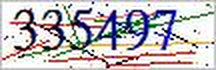
#> input picture hw2/images/335497.png, 216 x 70 px
$ jupyter execute --allow-errors demo.ipynb
#> lines starting #> are read from the running program, lines starting #| are printed output that depends on the picture; after the words box and inside, x2 and y2 are one past the last pixel; in counts of white or black regions, pixels touching at a corner belong together
### hw2/morphology.py
# E24104294
from numpy import array, zeros_like, ones, zeros
from numpy import abs, max, min
from numpy import float32, uint8
#--- import the above object/funcs, only. ---#
#!!! Import others package is forbidden.  !!!#

def my_padding(img:array, size:int, mode:int, value=None):
    # Input array size must be the same with output array.
    # mode == 0 => outside or value
    # mode == 1 => 0
    # mode == 2 => 1
    # mode == 3 => mirror
    # mode == 4 => repeat
    if isinstance(size, int):
        ph = pw = size
    else:
        ph, pw = size

    H, W = img.shape
    outH, outW = H + 2 * ph, W + 2 * pw

    # 先依照 mode 建立整張輸出矩陣
    if mode == 0:
        pad_val = 0 if value is None else value
        padded = ones((outH, outW), dtype=img.dtype) * pad_val
    elif mode == 1:
        padded = zeros((outH, outW), dtype=img.dtype)        # 全 0
    elif mode == 2:
        padded = ones((outH, outW), dtype=img.dtype)         # 全 1
    else:
        padded = zeros((outH, outW), dtype=img.dtype)        # mirror / repeat 先清空

    # 先把原圖貼進中央
    padded[ph:ph + H, pw:pw + W] = img

    # mirror padding
    if mode == 3:
        # 上、下
        for i in range(ph):
            padded[i, pw:pw + W] = img[ph - i - 1, :] if i < H else img[0, :]
            padded[outH - i - 1, pw:pw + W] = img[H - (ph - i), :] if i < H else img[-1, :]

        # 左、右（含角落）
        for j in range(pw):
            padded[:, j] = padded[:, 2 * pw - j]             # 左
            padded[:, outW - j - 1] = padded[:, outW - 2 * pw + j - 1]  # 右

    # repeat padding（edge‑replicate）
    elif mode == 4:
        # 上下
        padded[:ph, pw:pw + W] = img[0:1, :].repeat(ph, axis=0)
        padded[ph + H:, pw:pw + W] = img[-1:, :].repeat(ph, axis=0)
        # 左右 + 四個角
        padded[:, :pw] = padded[:, pw:pw + 1].repeat(pw, axis=1)
        padded[:, pw + W:] = padded[:, pw + W - 1:pw + W].repeat(pw, axis=1)

    return padded
    return result

#### Problem 1
def dilation(img:array, kernel:array):
    # Input array size must be the same with output array.
    kh, kw = kernel.shape
    ph, pw = kh // 2, kw // 2
    padded = my_padding(img, (ph, pw), mode=1)          # zero‑padding
    H, W = img.shape
    out = zeros_like(img)

    for y in range(H):
        for x in range(W):
            window = padded[y:y + kh, x:x + kw] * kernel
            out[y, x] = max(window)                     # numpy.max 已在 import
    return out


def erosion(img:array, kernel:array):
    # Input array size must be the same with output array.
    kh, kw = kernel.shape
    ph, pw = kh // 2, kw // 2
    padded = my_padding(img, (ph, pw), mode=1)
    H, W = img.shape
    out = zeros_like(img)

    for y in range(H):
        for x in range(W):
            window = padded[y:y + kh, x:x + kw]
            # 只考慮 kernel==1 的位置
            vals = [window[i, j] for i in range(kh) for j in range(kw) if kernel[i, j]]
            out[y, x] = min(vals) if vals else 0
    return out

#### Problem 2
def opening(img:array, kernel:array):
    # Input array size must be the same with output array.
    eroded  = erosion(img, kernel)
    opened  = dilation(eroded, kernel)
    return opened

def closing(img:array, kernel:array):
    # Input array size must be the same with output array.
    dilated = dilation(img, kernel)
    closed  = erosion(dilated, kernel)
    return closed

# [22 lines that do not run on import are left out]

### hw2/filtering.py
# E24104294
from numpy import array, zeros_like, ones, zeros
from numpy import abs, max, min
from numpy import float32, uint8, fft
#--- import the above object/funcs, only. ---#
#!!! Import others package is forbidden.  !!!#

#### Problem 1
def my_padding(input:array, size:int, mode:int, value=None):
    # Input array size must be the same with output array.
    # mode == 0 => outside or value
    # mode == 1 => 0
    # mode == 2 => 1
    # mode == 3 => mirror
    # mode == 4 => repeat
    ph, pw = (size, size) if isinstance(size, int) else size
    H, W   = input.shape
    outH, outW = H + 2*ph, W + 2*pw

    if   mode == 0:
        pad_val = 0 if value is None else value
        padded  = ones((outH, outW), dtype=input.dtype) * pad_val
    elif mode == 1:
        padded  = zeros((outH, outW), dtype=input.dtype)
    elif mode == 2:
        padded  = ones((outH, outW),  dtype=input.dtype)
    else:                               # mirror / repeat ─ 先留空
        padded  = zeros((outH, outW),  dtype=input.dtype)

    padded[ph:ph+H, pw:pw+W] = input           # 先把原圖貼上去

    if mode == 3:                              # mirror
        for i in range(ph):
            padded[i,           pw:pw+W] = input[ph-i-1 if i < H else 0,  :]
            padded[outH-i-1,    pw:pw+W] = input[H-(ph-i) if i < H else H-1, :]
        for j in range(pw):
            padded[:, j]            = padded[:, 2*pw-j]
            padded[:, outW-j-1]     = padded[:, outW-2*pw+j-1]
    elif mode == 4:                            # repeat edge
        padded[:ph,        pw:pw+W] = input[0:1, :].repeat(ph, axis=0)
        padded[ph+H:,      pw:pw+W] = input[-1:, :].repeat(ph, axis=0)
        padded[:, :pw]              = padded[:, pw:pw+1].repeat(pw, axis=1)
        padded[:, pw+W:]            = padded[:, pw+W-1:pw+W].repeat(pw, axis=1)

    return padded


def my_2d_conv(image:array, kernal:array):
    kh, kw = kernal.shape
    ph, pw = kh // 2, kw // 2
    padded = my_padding(image, (ph, pw), mode=0)
    H, W   = image.shape
    out    = zeros_like(image, dtype=float32)

    for y in range(H):
        for x in range(W):
            window      = padded[y:y+kh, x:x+kw]
            out[y, x]   = (window * kernal).sum()
    return out

#### Problem 2
def spatialdomain_filtering(image:array, kernel:array):
    # Input array size must be the same with output array.
    return my_2d_conv(image.astype(float32), kernel.astype(float32))

def freqencydomain_filtering(image:array, kernel:array):
    # Input array size must be the same with output array.
    H, W  = image.shape
    kh, kw = kernel.shape

    pad_ker           = zeros_like(image, dtype=float32)
    pad_ker[:kh, :kw] = kernel.astype(float32)
    pad_ker           = fft.ifftshift(pad_ker)          # 使 kernel 中心對齊 (0,0)

    F_img    = fft.fft2(image.astype(float32))
    F_kernel = fft.fft2(pad_ker)
    F_out    = F_img * F_kernel

    result = fft.ifft2(F_out).real
    return result.astype(float32), F_img, F_kernel

# [13 lines left out: function spatial_hybrid_imaging, not called in this run]

def freq_hybrid_imaging(for_lowpass:array, for_highpass:array, kernel=None):
    # Input array size must be the same with output array.
    ############################################
    # kernel should be imported from outside,
    # or defined by yourself if we don't specify
    ############################################
    if kernel is None:
        kernel = ones((9, 9), dtype=float32) / 81.0
    low, _, _  = freqencydomain_filtering(for_lowpass,  kernel)
    blur, _, _ = freqencydomain_filtering(for_highpass, kernel)
    high   = for_highpass.astype(float32) - blur
    hybrid = low + high
    return hybrid.astype(float32), low.astype(float32), high.astype(float32)

### hw2/denoising.py
# E24104294
from numpy import array, zeros_like, ones, zeros
from numpy import abs, max, min
from numpy import fft, float32, uint8
from filtering import *
from morphology import *
# --- import the above object/funcs, only. ---#
# !!! Import others package is forbidden.  !!!#

def denoising_func(img:array):
    # Input array size must be the same with output array.
    kernel = ones((3, 3), dtype=float32) / 9.0
    return spatialdomain_filtering(img, kernel).astype(uint8)

def deSaltPepper_func(img:array):
    # Input array size must be the same with output array.
    k = ones((3, 3), dtype=uint8)
    cleaned = opening(img, k)
    cleaned = closing(cleaned, k)
    return cleaned

### hw2/demo.ipynb
# Image Processing HW2 Demo Srcript

## 1. Morphological Image Processing

[cell 1]
from PIL import Image
import matplotlib.pyplot as plt
import numpy as np

import cv2
# ------------------------------
from morphology import *

[cell 2]
### Usage ###
def load_binary_image(path, threshold=128):
#> called with path = 'images/335497.png', threshold = 128
    image = cv2.imread(path)
#> image is the input picture: shape (70, 216, 3); mean B, G, R 191, 188.5, 193.7
    gray_image = cv2.cvtColor(image, cv2.COLOR_BGR2GRAY)
    gray_image = cv2.medianBlur(gray_image, 1)
    # 2. 應用自適應閾值進行二值化
    binary_image = cv2.adaptiveThreshold(gray_image, 255,
                                         cv2.ADAPTIVE_THRESH_GAUSSIAN_C,
                                         cv2.THRESH_BINARY_INV,
                                        91, 22)
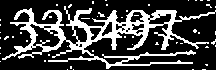
#> binary_image: shape (70, 216); 25.9% white; 53 white regions (52 under 20 px), largest, box (x1, y1, x2, y2) and area: (2, 6, 216, 69) 3684
#> in my_padding, `padded[ph:ph + H, pw:pw + W] = img`: padded: shape (72, 218); 24.9% white; 53 white regions (52 under 20 px), largest, box (x1, y1, x2, y2) and area: (3, 7, 217, 70) 3684
#> after the loop in dilation, `for y in range(H):`: out: shape (70, 216); 47.7% white; 27 white regions (20 under 20 px), largest, box (x1, y1, x2, y2) and area: (0, 3, 216, 70) 6807, (192, 28, 201, 35) 46, (205, 3, 213, 9) 35
#> after the loop in erosion, `for y in range(H):`: out: shape (70, 216); 6.6% white in thin lines or dots, all inside (x1, y1, x2, y2) = (15, 9, 195, 68)
#> in my_padding (call 4), `padded[ph:ph + H, pw:pw + W] = img`: padded: shape (72, 218); 6.3% white in thin lines or dots, all inside (x1, y1, x2, y2) = (16, 10, 196, 69)
#> after the loop in dilation (call 2), `for y in range(H):`: out: shape (70, 216); 16.2% white; 33 white regions (20 under 20 px), largest, box (x1, y1, x2, y2) and area: (70, 8, 92, 53) 383, (14, 9, 36, 53) 362, (152, 10, 176, 50) 303
#> in my_padding (call 6), `padded[ph:ph + H, pw:pw + W] = img`: padded: shape (72, 218); 45.9% white; 27 white regions (20 under 20 px), largest, box (x1, y1, x2, y2) and area: (1, 4, 217, 71) 6807, (193, 29, 202, 36) 46, (206, 4, 214, 10) 35
#> after the loop in erosion (call 3), `for y in range(H):`: out: shape (70, 216); 28.5% white; 16 white regions (14 under 20 px), largest, box (x1, y1, x2, y2) and area: (2, 4, 215, 69) 4194, (97, 12, 105, 17) 25
    return binary_image
### Usage ###

[cell 3]
# 主程式流程
def show_results(original, dilated, eroded, opened, closed):
    titles = ['Original', 'Dilation', 'Erosion', 'Opening', 'Closing']
    images = [original, dilated, eroded, opened, closed]
    plt.figure(figsize=(15, 5))
    for i in range(5):
        plt.subplot(1, 5, i + 1)
        plt.imshow(images[i], cmap='gray')
        plt.title(titles[i])
        plt.axis('off')
    plt.tight_layout()
    plt.show()
if __name__ == "__main__":
    kernel = array([
        [1, 1, 1],
        [1, 1, 1],
        [1, 1, 1]
    ])
    path = 'images/335497.png'  # yours
    binary = load_binary_image(path)
    dilated = dilation(binary, kernel)  # Usage
    eroded = erosion(binary, kernel)    # Usage
    opened = opening(binary, kernel)    # Usage
    closed = closing(binary, kernel)    # Usage
    show_results(binary, dilated, eroded, opened, closed)

## 2. Filtering

[cell 4]
import numpy as np
import matplotlib.pyplot as plt
from PIL import Image
# -----------------------------
from filtering import *

[cell 5]
### Usage ####
def gaussian_kernel(size=50, sigma=1.0):
    ax = np.linspace(-(size // 2), size // 2, size)
    xx, yy = np.meshgrid(ax, ax)
    kernel = np.exp(-(xx**2 + yy**2) / (2.0 * sigma**2))
    return kernel / np.sum(kernel)
### Usage ####

### 2.1 Basic Filtering

[cell 6]
# Step 1: read
img = Image.open("images/cat.jpg").convert("L")
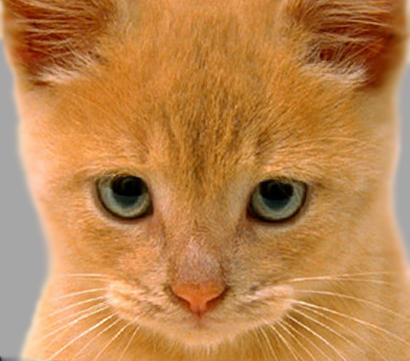
#> input picture hw2/images/cat.jpg, 410 x 361 px
img_array = np.array(img)                                   # Usage


# Step 2:
kernel = np.array([[-2, -2, -2],
                   [ -2, -2, -2],
                   [ -2, -2, -2]])
kernel = gaussian_kernel(10, 5.0)
kernel = np.flipud(np.fliplr(kernel))

# Step 3: Filtering
## spatial domain
spatial_filtered = spatialdomain_filtering(img_array, kernel)                   # Usage
#> after the loop in my_2d_conv, `for y in range(H):`:
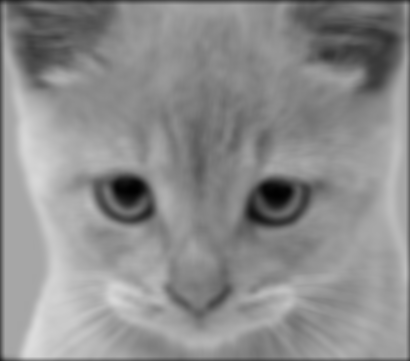
#> out: shape (361, 410) float32; min 1.02, max 220.8, mean 141
## frequency domain
freq_filtered, F_img, F_kernel = freqencydomain_filtering(img_array, kernel)    # Usage


# magnitude
magnitude_img = np.log1p(np.abs((F_img)))
magnitude_kernel = np.log1p(np.abs((F_kernel)))
magnitude_filtered = np.log1p(np.abs((F_img * F_kernel)))


# Step 4: plot
plt.figure(figsize=(18, 10))

plt.subplot(3, 3, 1)
plt.title("Original Image")
plt.imshow(img_array, cmap='gray')

plt.subplot(3, 3, 2)
plt.title("High-pass Kernel (Spatial)")
plt.imshow(kernel)

plt.subplot(3, 3, 3)
plt.title("Padded Kernel FFT (Magnitude)")
plt.imshow(magnitude_kernel, cmap='gray')

plt.subplot(3, 3, 4)
plt.title("Image FFT (Magnitude)")
plt.imshow(magnitude_img, cmap='gray')

plt.subplot(3, 3, 5)
plt.title("Filtered FFT (Magnitude)")
plt.imshow(magnitude_filtered, cmap='gray')

plt.subplot(3, 3, 6)
plt.title("Spatial Domain (Convolution)")
plt.imshow(spatial_filtered, cmap='gray')

plt.subplot(3, 3, 7)
plt.title("Freq Domain (Multiplication → IFFT)")
plt.imshow(freq_filtered, cmap='gray')

# [4 lines of commented-out code are left out]
plt.show()

### 2.2 Hybrid Image


[cell 7]
import cv2
import numpy as np
from matplotlib import pyplot as plt

#
img1 = cv2.imread('images/cat.jpg')
img2 = cv2.imread('images/dog.jpg')
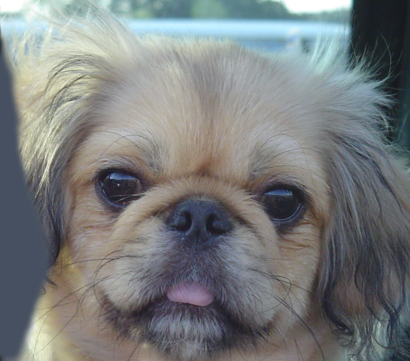
#> input picture hw2/images/dog.jpg, 410 x 361 px
#> img2 is the input picture: shape (361, 410, 3); mean B, G, R 125, 124.5, 121.2

img1 = cv2.cvtColor(img1, cv2.COLOR_BGR2GRAY)
#> img1: shape (361, 410)
img2 = cv2.cvtColor(img2, cv2.COLOR_BGR2GRAY)
#> img2: shape (361, 410)

img1 = cv2.resize(img1, (512, 512))
#> img1: shape (512, 512)
img2 = cv2.resize(img2, (512, 512))
#> img2: shape (512, 512)

hybrid_image, low_frequencies, high_frequencies = freq_hybrid_imaging(img1, img2, gaussian_kernel(50, 25.0))

# 顯示結果
plt.figure(figsize=(7,7))
plt.subplot(1, 2, 1), plt.imshow(low_frequencies[...,::-1], cmap='gray'), plt.title('Image 1 (low)')
plt.subplot(1, 2, 2), plt.imshow(high_frequencies[...,::-1], cmap='gray'), plt.title('Image 2 (high)')

plt.figure(figsize=(3,3))
plt.imshow(hybrid_image[...,::-1], cmap='gray'), plt.title('Hybrid')
plt.figure(figsize=(1,1))
plt.imshow(hybrid_image[...,::-1], cmap='gray'), plt.title('Zoomed out')
plt.show()

# 3. Denoising Tasks

#### #Do Not Edit the following function, calculate_snr

[cell 8]
import numpy as np
from denoising import *
def calculate_snr(original, noisy):
    original = original.astype(np.float32)
    noisy = noisy.astype(np.float32)

    signal_power = np.mean(original ** 2)
    noise_power = np.mean((original - noisy) ** 2)

    snr = 10 * np.log10(signal_power / noise_power)
    return snr

## 3.1 Denoising Tasks - Gaussian noise

#### Ver.2

[cell 9]
import cv2
import numpy as np
import matplotlib.pyplot as plt

img = cv2.imread('images/cat.jpg').astype(np.float32) / 255.0
#> img: shape (361, 410, 3) float32
img = cv2.cvtColor(img, cv2.COLOR_BGR2GRAY)
#> img: shape (361, 410) float32
# Gaussian noise: please adjust the param.
mean = -0.01
std = 0.5
noise = np.random.normal(mean, std, img.shape)


noisy_img = np.clip(img + noise, 0, 1)
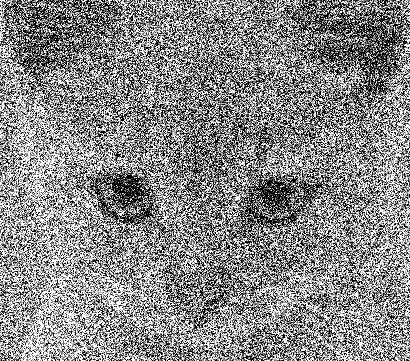
#> noisy_img: shape (361, 410) float64; min 0, max 1, mean 0.536

# 顯示結果
plt.subplot(1,2,1), plt.imshow(img[..., ::-1], cmap='gray'), plt.title('Original')
plt.subplot(1,2,2), plt.imshow(noisy_img[..., ::-1], cmap='gray'), plt.title('Noisy')
plt.show()
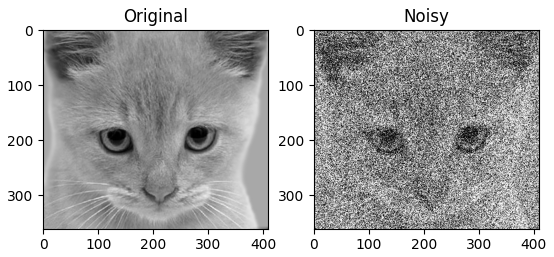
#> figure drawn by matplotlib, 2 panels

[cell 10]
denoisy_img = denoising_func(noisy_img)
#> call 2 of my_padding, with size = (1, 1), mode = 0
#> in my_padding (call 2), `padded[ph:ph+H, pw:pw+W] = input`:
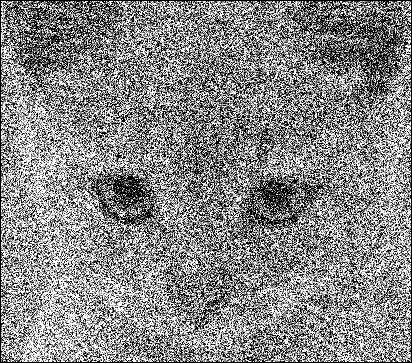
#> padded: shape (363, 412) float32; min 0, max 1, mean 0.53
#> after the loop in my_2d_conv (call 2), `for y in range(H):`:
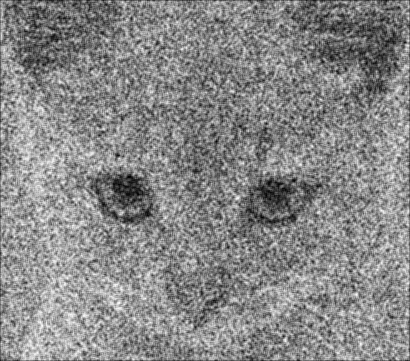
#> out: shape (361, 410) float32; min 0.00067, max 1, mean 0.534
#> in denoising_func, `return spatialdomain_filtering(img, kernel).astype(uint8)`:
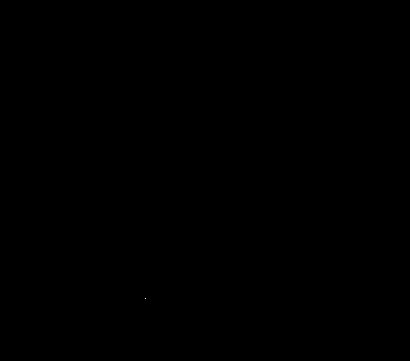
#> returned value: shape (361, 410); values 0 (black) and 1 (white), 0% white in thin lines or dots, all inside (x1, y1, x2, y2) = (145, 298, 146, 299)

snr_value = calculate_snr(img, noisy_img)
#> in calculate_snr, `signal_power = np.mean(original ** 2)`: signal_power = 0.333
#> in calculate_snr, `noise_power = np.mean((original - noisy) ** 2)`: noise_power = 0.126
#> in calculate_snr, `snr = 10 * np.log10(signal_power / noise_power)`: snr = 4.23
#> snr_value = 4.23
print(f"SNR: {snr_value:.2f} dB")
#| SNR: 4.23 dB

## 3.2 Denoising Tasks - Salt and Pepper

#### #Do Not Edit the Following Usage:

[cell 11]
def salt_and_pepper_noise(img, amount=0.01):
#> called with amount = 0.02
    noisy = img.copy()
    num_salt = int(amount * img.size * 0.5)
#> num_salt = 453
    num_pepper = int(amount * img.size * 0.5)
#> num_pepper = 453

    # 加入 salt（白點）
    coords = [np.random.randint(0, i - 1, num_salt) for i in img.shape[:2]]
    noisy[coords[0], coords[1]] = 1
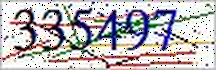
#> noisy: shape (70, 216, 3); 2.94% of pixels changed, all inside (x1, y1, x2, y2) = (0, 0, 215, 69)

    # 加入 pepper（黑點）
    coords = [np.random.randint(0, i - 1, num_pepper) for i in img.shape[:2]]
    noisy[coords[0], coords[1]] = 0

    return noisy

def load_binary_image(image):
    image
    gray_image = cv2.cvtColor(image, cv2.COLOR_BGR2GRAY)
    gray_image = cv2.medianBlur(gray_image, 1)
    # 2. 應用自適應閾值進行二值化
    binary_image = cv2.adaptiveThreshold(gray_image, 255,
                                         cv2.ADAPTIVE_THRESH_GAUSSIAN_C,
                                         cv2.THRESH_BINARY_INV,
                                        91, 22)
    return binary_image

#### #You can edit:

[cell 12]
# 使用範例
img = cv2.imread('images/335497.png')
noisy_sp = salt_and_pepper_noise(img, amount=0.02)

plt.imshow(noisy_sp[..., ::-1])
plt.title('Salt & Pepper Noise')
plt.axis('off')
plt.show()

[cell 13]
noisy_sp = load_binary_image(noisy_sp)
denoisy_img = deSaltPepper_func(noisy_sp)
